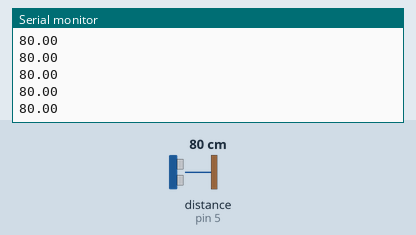
Simulated run of this sketch. Board: Arduino Uno, built with avr-gcc and run on an emulated ATmega328P. Parts: the last lines printed to the serial monitor. The test bench sets the inputs (shaded band); at power-on: distance to the obstacle (sensor on pin 5) 80 cm. The echo pulse lasts 58.3 µs per cm.

Above: at 1.2 s.
1.3 s: distance to the obstacle (sensor on pin 5) set to 2 cm
At 1.32 s:
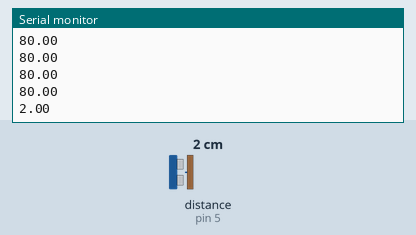
2.8 s: distance to the obstacle (sensor on pin 5) set to 4 cm
At 2.85 s:
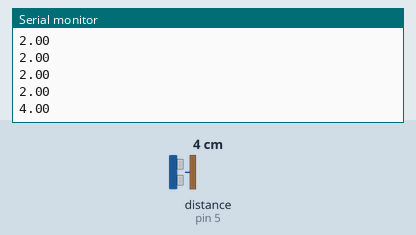
Timing chart, 0 to 5.8 s (numbered marks = the images above; inputs shaded):
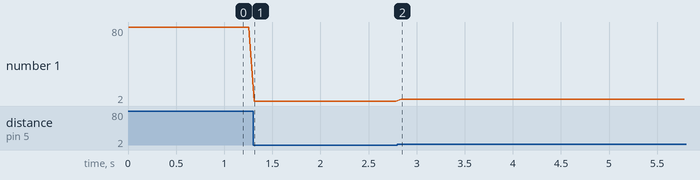

The sketch:

HCSR04.ino
```cpp
#include <HCSR04.h>

HCSR04 hc(9, 5); //initialisation class HCSR04 (trig pin , echo pin)

void setup()
{
    Serial.begin(9600);
}

void loop()
{
    Serial.println(hc.dist()); // return curent distance in serial
    delay(60);                 // we suggest to use over 60ms measurement cycle, in order to prevent trigger signal to the echo signal.
}
```

Measured:
- after the input at 1.3 s, the serial monitor: prints a new line at once (image 1)
- after the input at 2.8 s, the serial monitor: prints a new line at once (image 2)
- plotted number 1: 80 → 2 after the input at 1.3 s, 2 → 4 after the input at 2.8 s
